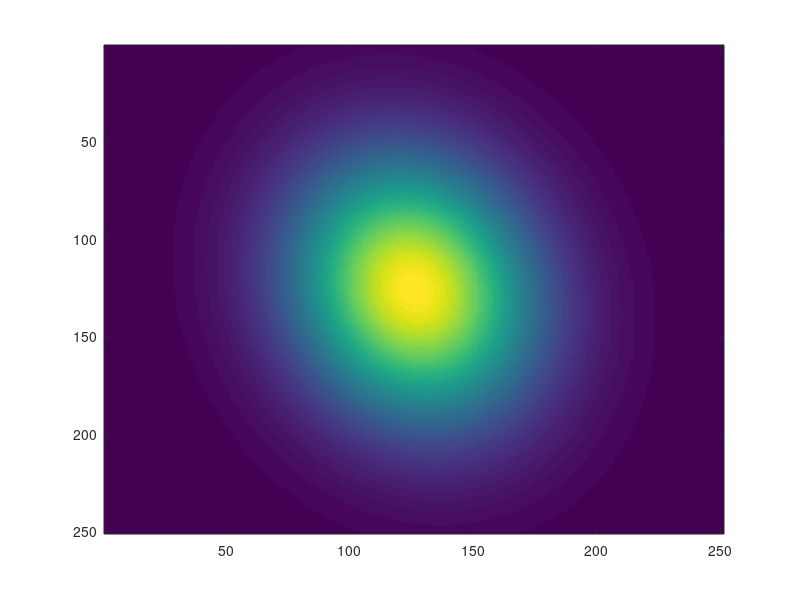

MATLAB code for this plot: (Note: this script raises an error after producing the figure.)
[X,Y]=meshgrid(-2.5:0.02:2.5,-2.5:0.02:2.5);
G=exp(-X.^2-Y.^2/2-(X-Y).^2/10)*10^3;
imagesc(G)
GaussianFittingFunction(G)